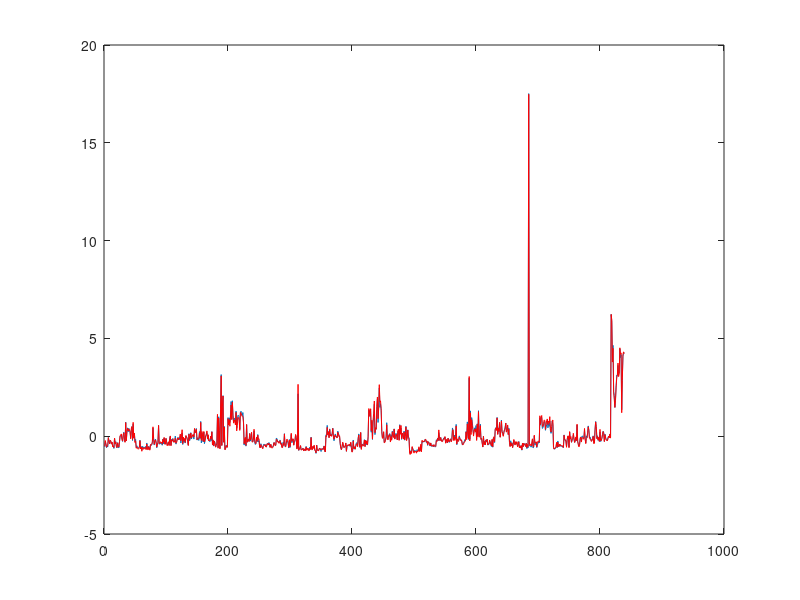
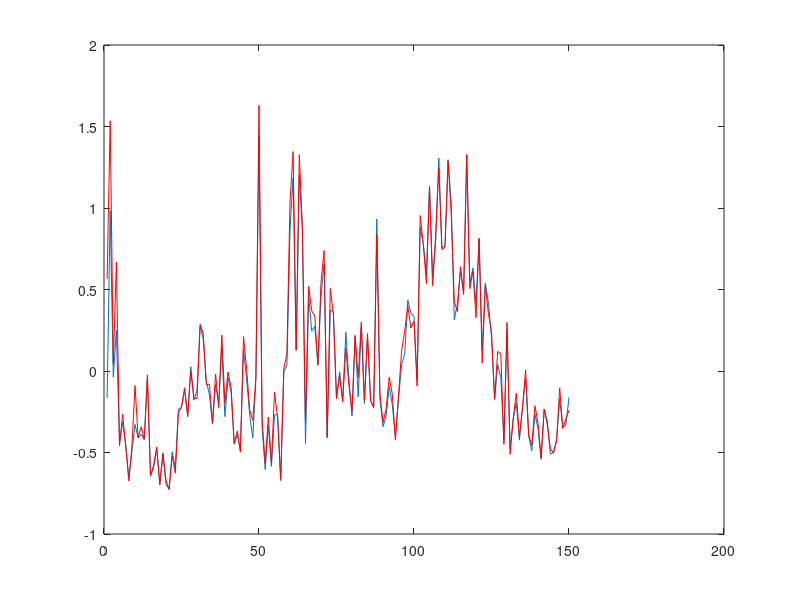
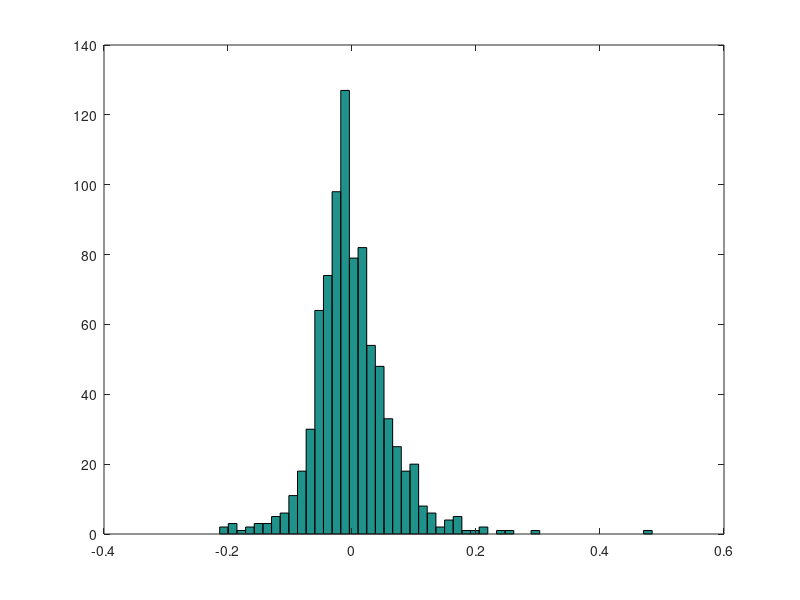
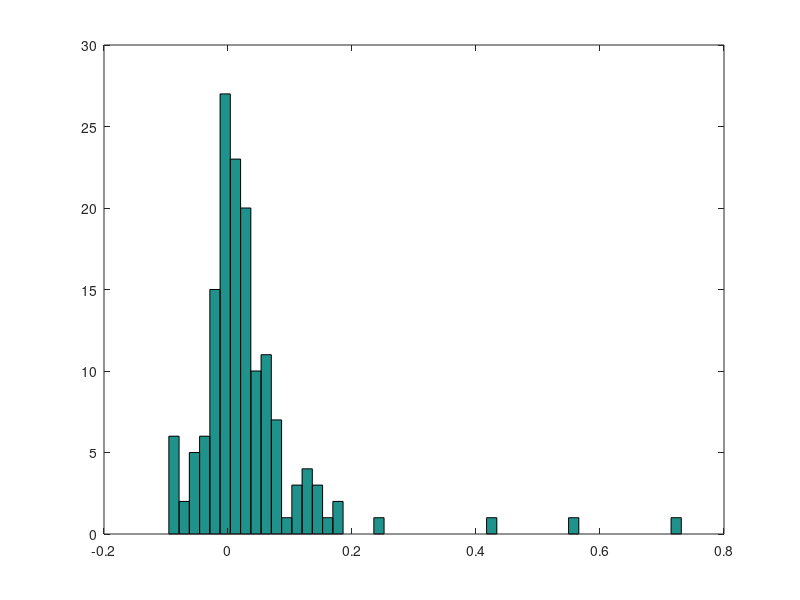

Write the MATLAB code that produced these figures, in order.
close all
clear all
clc

load('updrs.mat')
totalpatients = parkinsonsupdrs(end,1);
matricepazienti = zeros(1,size(parkinsonsupdrs,2));
for k = 1:totalpatients
    patient_matrix = parkinsonsupdrs(find(parkinsonsupdrs(:,1)==k),:);
    patient_matrix(:,4) = abs(fix(patient_matrix(:,4)));
    days_patient = unique(patient_matrix(:,4));
    for i = 1:length(days_patient)
        day = days_patient(i);
        indexes_day = find(patient_matrix(:,4)==day);
        new_matrix = mean(patient_matrix(indexes_day,:),1);
        matricepazienti = [matricepazienti;new_matrix];
    end
end 

matricepazienti = matricepazienti(2:end,:);


%%% Perform regression [1] 
data_train=zeros(1,22);
data_test=zeros(1,22);
for j = 1 : 36
    data_train_mid = matricepazienti(find(matricepazienti(:,1)==j),:);
    data_train = [data_train;data_train_mid];
end
data_train = data_train(2:end,:);

for j = 37 : 42
    data_test_mid = matricepazienti(find(matricepazienti(:,1)==j),:);
    data_test = [data_test;data_test_mid];
end
data_test = data_test(2:end,:);

m_data_train=mean(data_train,1);
v_data_train=var(data_train,1);

for i = 1:size(data_train,1)
    data_train_norm(i, 1:4) = data_train(i, 1:4);
    for z = 5:22
        data_train_norm(i, z) = (data_train(i, z) - m_data_train(z)) / sqrt(v_data_train(z));
    end
end
mean(data_train_norm,1); % verify it is zero mean and va = 1?? 
var(data_train_norm,1);

for i = 1:size(data_test,1)
    data_test_norm(i, 1:4) = data_test(i, 1:4);
    for z = 5:22
        data_test_norm(i, z) = (data_test(i, z) - m_data_train(z)) / sqrt(v_data_train(z));
    end
end
mean(data_train_norm,1); % verify it is zero mean and va = 1?? 
var(data_train_norm,1);

% Perform regression [2]
F0 = 7;
y_train=data_train_norm(:,F0); %% feature che elimino e poi vorr? stimare
X_train=data_train_norm;
X_train(:,F0)=[];  %% tutte le feature senza F0 

y_test=data_test_norm(:,F0); 
X_test=data_test_norm;
X_test(:,F0)=[];

%% MSE
a_hat = inv(X_train(:,5:end).' * X_train(:,5:end)) * X_train(:,5:end).' * y_train; % 

% stima valori _ train
y_train_hat = X_train(:,5:end) * a_hat;

figure
plot(y_train_hat)
hold on
plot(y_train, '-r')

% stima valori _ test
y_test_hat = X_test(:,5:end) * a_hat;

figure
plot(y_test_hat)
hold on
plot(y_test, '-r')

%%% istogrammi
figure
hist(y_train - y_train_hat, 50)
figure
hist(y_test - y_test_hat, 50) %% dagli istogrammi capiamo che la dist
% degli errori ? circa una gaussiana? a cosa ? dovuto?

%%% CHIEDERE !!!!!! a^ che abbiamo trovato, per trovare la 7esima feature
%%% si fa la combinazione lineare di a_hat * la riga relativa a un paziente
%%% con tutte le sue features?

%% the gradient algorithm
rng('default')
a_i = rand(17,1);
gamma = 10^-7;
epsilon = 10^-6;
a2 = zeros(17,1);
i=1;

while (norm(a_i - a2) > epsilon)
    grad_a_i = - 2* X_train(:,5:end).' * y_train + 2 * X_train(:,5:end).' * X_train(:,5:end) * a_i;
    a_ii = a_i - (gamma * grad_a_i);
    a2 = a_i;
    a_i = a_ii;
end
a_hat = a_i;

% stima valori _ train
y_train_hat = X_train(:,5:end) * a_hat;

figure
plot(y_train_hat)
hold on
plot(y_train, '-r')

% stima valori _ test
y_test_hat = X_test(:,5:end) * a_hat;

figure
plot(y_test_hat)
hold on
plot(y_test, '-r')

%%% istogrammi
figure
hist(y_train - y_train_hat, 50)
figure
hist(y_test - y_test_hat, 50)

%% steepest descent 
rng('default')
a_i = rand(17,1);
epsilon = 10^-6;
a2 = zeros(17,1);
i= 1;
while (norm(a_i - a2) > epsilon)
    grad_a_i = - 2* X_train(:,5:end).' * y_train + 2 * X_train(:,5:end).' * X_train(:,5:end) * a_i;
    hess_a_i = 4 * X_train(:,5:end).' * X_train(:,5:end);
    a_ii = a_i - ((norm(grad_a_i)^2 * grad_a_i)/(grad_a_i.' * hess_a_i * grad_a_i));
    a2 = a_i;
    a_i = a_ii;
end

